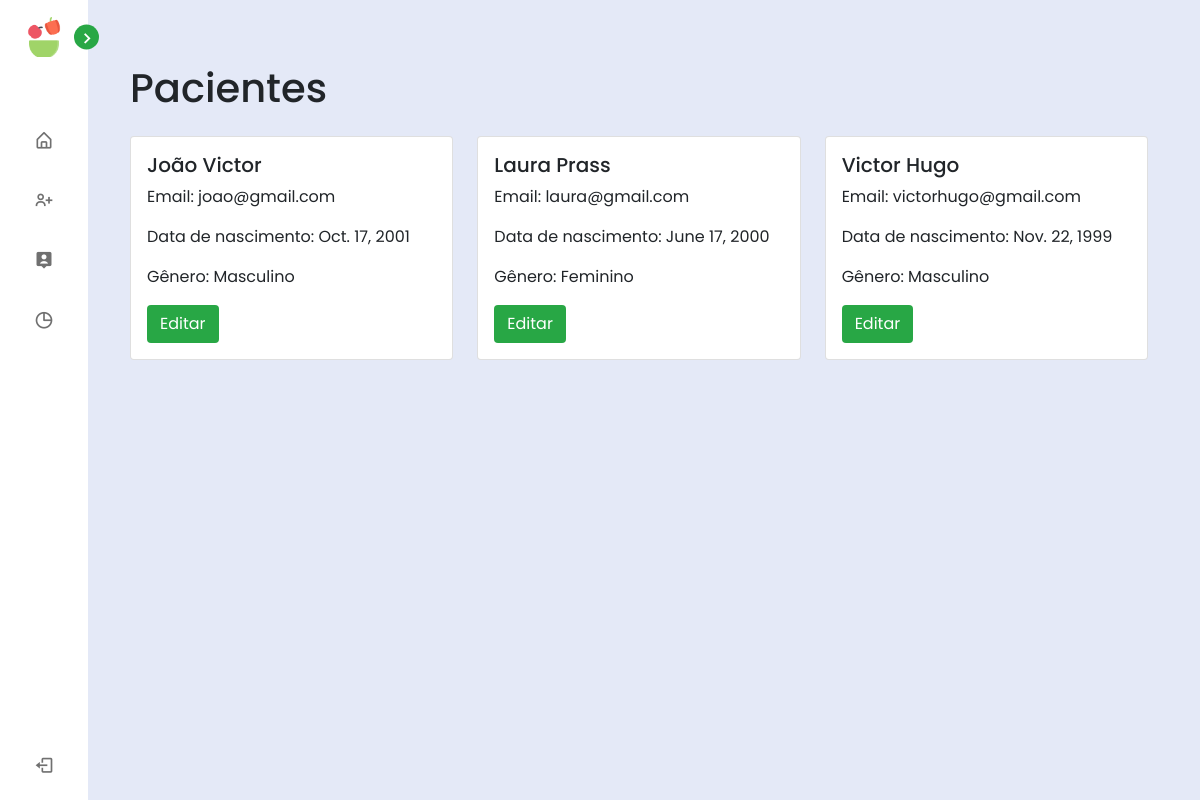
/pacientes/ (signed in), run on the app's committed database.
### nutriApp/models.py (models this page shows, shortened)
class Paciente(models.Model):
    user = models.OneToOneField(User, on_delete=models.CASCADE)
    nutricionista = models.ForeignKey(User, on_delete=models.CASCADE, related_name='paciente_nutricionista')
    nome_completo = models.CharField(max_length=255, verbose_name='Nome Completo', blank=False)
    genero = models.CharField(max_length=20, choices=[('Masculino', 'Masculino'), ('Feminino', 'Feminino'), ('Outro', 'Outro')], default='Masculino')
    data_nascimento = models.DateField(verbose_name='Data de Nascimento', blank=False)
    ocupacao = models.CharField(max_length=150, blank=True)
    cep = models.CharField(max_length=9, verbose_name='CEP', blank=True, validators=[RegexValidator(regex=r'^\d{5}-\d{3}$')])
    celular = models.CharField(max_length=15, validators=[RegexValidator(regex=r'^\+?1?\d{9,15}$')], verbose_name='Celular', blank=True)

### nutriApp/views.py (the view)
# urls.py: path('pacientes/', views.pacientes, name='pacientes'),
def pacientes(request):
    nutricionista = request.user
    pacientes = Paciente.objects.filter(nutricionista=nutricionista)
    return render(request, 'pacientes.html', {'pacientes': pacientes})

### nutriApp/templates/pacientes.html (shortened to what this page needs)
{% extends 'base.html' %}
{% block content %}
<!DOCTYPE html>
<html lang="en">
<head>
    <link href="https://cdn.jsdelivr.net/npm/bootstrap@5.1.3/dist/css/bootstrap.min.css" rel="stylesheet">
</head>
<body>
    <div class="container">
        <h1 class="my-4">Pacientes</h1>
        <div class="row row-cols-1 row-cols-md-3 g-4">
            {% for paciente in pacientes %}
            <div class="col">
                <div class="card h-100">
                    <div class="card-body">
                        <h5 class="card-title">{{ paciente.nome_completo  }}</h5>
                        <p class="card-text">Email: {{ paciente.user.email }}</p>
                        <p class="card-text">Data de nascimento: {{ paciente.data_nascimento }}</p>
                        <p class="card-text">Gênero: {{ paciente.genero }}</p>
                        <a href="{% url 'editar-paciente' paciente.id %}" class="btn" style="background-color: #28a745; color: white;">Editar</a>
                    </div>
                </div>
            </div>
            {% endfor %}
        </div>
    </div>
</body>
</html>
{% endblock %}

### nutriApp/templates/base.html (shortened to what this page needs)
<!DOCTYPE html>
<html lang="en">
<head>
    {% load static %}
    <link rel="stylesheet" href="{% static 'css/base.css' %} ">
    <link href='https://unpkg.com/boxicons@2.1.1/css/boxicons.min.css' rel='stylesheet'>
</head>
<body style="background-color: #E4E9F7; padding: 40px;">
    <nav class="sidebar close">
        <header>
            <div class="image-text">
                <span class="image">
                    <img src="{% static 'images/logo.png' %}" alt="">
                </span>
            </div>
            <i class='bx bx-chevron-right toggle'></i>
        </header>
        <div class="menu-bar">
            <div class="menu">
                <ul class="menu-links">
                    <li class="nav-link">
                        <a href="/">
                            <i class='bx bx-home-alt icon' ></i>
                        </a>
                    </li>
                    {% if request.user.is_superuser %}
                    <li class="nav-link">
                        <a href="/novo-paciente">
                            <i class='bx bx-user-plus icon'></i>
                        </a>
                    </li>
                    <li class="nav-link">
                        <a href="/pacientes">
                            <i class='bx bxs-user-pin icon'></i>
                        </a>
                    </li>
                    {% endif %}
                    <li class="nav-link">
                        <a href="#">
                            <i class='bx bx-pie-chart-alt icon' ></i>
                        </a>
                    </li>
                </ul>
            </div>
            <div class="bottom-content">
                <li class="">
                    <a href="/accounts/logout">
                        <i class='bx bx-log-out icon' ></i>
                    </a>
                </li>
            </div>
        </div>
    </nav>
    <section class="home">
        {% block content %}
        {% endblock %}
    </section>
</body>
</html>

### nutriApp/static/css/base.css (style rules this page uses)
* { margin: 0; padding: 0; box-sizing: border-box; font-family: 'Poppins', sans-serif; }
:root { --body-color: #E4E9F7; --sidebar-color: #FFF; --primary-color: #28a745; --primary-color-light: #F6F5FF; --toggle-color: #DDD; --text-color: #707070; --tran-03: all 0.2s ease; --tran-03: all 0.3s ease; --tran-04: all 0.3s ease; --tran-05: all 0.3s ease; }
.nav-link { padding: 0px !important; }
.menu-links { padding: 0px; }
body { min-height: 100vh; background-color: var(--body-color); transition: var(--tran-05); }
.sidebar { position: fixed; top: 0; left: 0; height: 100%; width: 250px; padding: 10px 14px; background: var(--sidebar-color); transition: var(--tran-05); z-index: 100; }
.sidebar.close { width: 88px; }
.sidebar li { height: 50px; list-style: none; display: flex; align-items: center; margin-top: 10px; }
.sidebar header .image, .sidebar .icon { min-width: 60px; border-radius: 6px; }
.sidebar .icon { min-width: 60px; border-radius: 6px; height: 100%; display: flex; align-items: center; justify-content: center; font-size: 20px; }
.sidebar .text, .sidebar .icon { color: var(--text-color); transition: var(--tran-03); }
.sidebar header { position: relative; }
.sidebar header .image-text { display: flex; align-items: center; }
.sidebar header .image { display: flex; align-items: center; justify-content: center; }
.sidebar header .image img { width: 40px; border-radius: 6px; }
.sidebar header .toggle { position: absolute; top: 50%; right: -25px; transform: translateY(-50%) rotate(180deg); height: 25px; width: 25px; background-color: var(--primary-color); color: var(--sidebar-color); border-radius: 50%; display: flex; align-items: center; justify-content: center; font-size: 22px; cursor: pointer; transition: var(--tran-05); }
.sidebar.close .toggle { transform: translateY(-50%) rotate(0deg); }
.sidebar .menu { margin-top: 40px; }
.sidebar li a { list-style: none; height: 100%; background-color: transparent; display: flex; align-items: center; height: 100%; width: 100%; border-radius: 6px; text-decoration: none; transition: var(--tran-03); }
.sidebar .menu-bar { height: calc(100% - 55px); display: flex; flex-direction: column; justify-content: space-between; overflow-y: scroll; }
.home { position: absolute; top: 0; top: 0; left: 250px; height: 100vh; width: calc(100% - 250px); background-color: var(--body-color); transition: var(--tran-05); padding: 40px; }
.sidebar.close ~ .home { left: 78px; height: 100vh; width: calc(100% - 78px); }

### data on the page
Paciente: nome_completo "João Victor", user.email "joao@gmail.com", data_nascimento "Oct. 17, 2001", genero "Masculino"
Paciente: nome_completo "Laura Prass", user.email "laura@gmail.com", data_nascimento "June 17, 2000", genero "Feminino"
Paciente: nome_completo "Victor Hugo", user.email "victorhugo@gmail.com", data_nascimento "Nov. 22, 1999", genero "Masculino"
